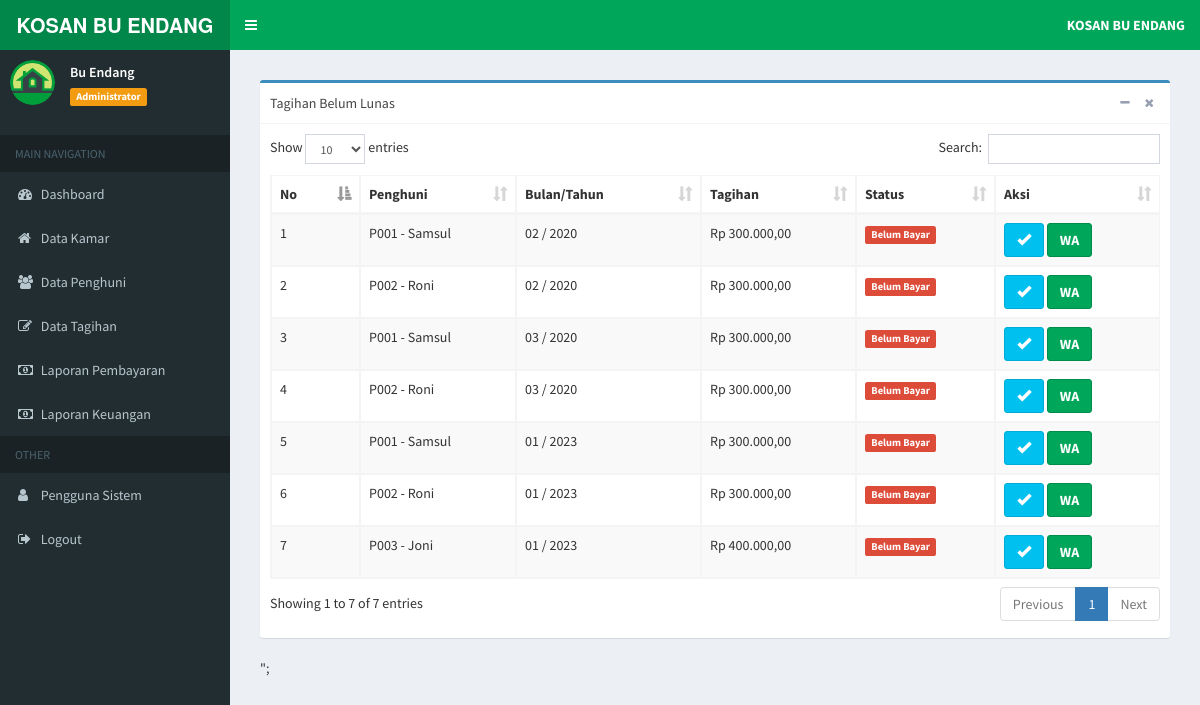
Screenshot of /index.php?page=belum-lunas-tagihan (signed in) with the database file from the repository.
### tables this page shows
CREATE TABLE `tb_tagihan` (
  `id_tagihan` int(11) NOT NULL,
  `bulan` varchar(3) NOT NULL,
  `tahun` year(4) NOT NULL,
  `id_penghuni` varchar(6) NOT NULL,
  `tagihan` int(11) NOT NULL,
  `status` enum('BL','LS') NOT NULL,
  `tgl_bayar` date NOT NULL
);

CREATE TABLE `tb_penghuni` (
  `id_penghuni` varchar(6) NOT NULL,
  `nama` varchar(20) NOT NULL,
  `alamat` text NOT NULL,
  `no_hp` varchar(15) NOT NULL,
  `tgl_reg` date NOT NULL,
  `password` varchar(15) NOT NULL,
  `level` varchar(5) NOT NULL DEFAULT 'PHN',
  `id_kamar` varchar(6) NOT NULL
);

### inc/rupiah.php (called while the page is built)
<?php
function rupiah($angka){
	$hasil_rupiah = "Rp " . number_format($angka,2,',','.');
	return $hasil_rupiah;
}

### admin/tagihan/belum_lunas_tagihan.php (the view, shortened to what this page needs)
<section class="content">
	<div class="box box-primary">
		<div class="box-header with-border">
			Tagihan Belum Lunas
			<div class="box-tools pull-right">
				<button type="button" class="btn btn-box-tool" data-widget="collapse">
					<i class="fa fa-minus"></i>
				</button>
				<button type="button" class="btn btn-box-tool" data-widget="remove">
					<i class="fa fa-remove"></i>
				</button>
			</div>
		</div>
		<div class="box-body">
			<div class="table-responsive">
				<table id="example1" class="table table-bordered table-striped">
					<thead>
						<tr>
							<th>No</th>
							<th>Penghuni</th>
							<th>Bulan/Tahun</th>
							<th>Tagihan</th>
							<th>Status</th>
							<th>Aksi</th>
						</tr>
					</thead>
					<tbody>
						<?php
                  $no = 1;
                  $sql = $koneksi->query("SELECT p.id_penghuni, p.nama, p.no_hp, t.id_tagihan, t.tagihan, t.status, t.tgl_bayar, t.bulan, t.tahun
				  from tb_penghuni p inner join tb_tagihan t on p.id_penghuni=t.id_penghuni where status='BL'
				  order by tgl_bayar desc");
                  while ($data= $sql->fetch_assoc()) {
                ?>
						<tr>
							<td>
								<?php echo $no++; ?>
							</td>
							<td>
								<?php echo $data['id_penghuni']; ?>
								-
								<?php echo $data['nama']; ?>
							</td>
							<td>
								<?php echo $data['bulan']; ?>
								/
								<?php echo $data['tahun']; ?>
							</td>
							<td>
								<?php echo rupiah($data['tagihan']); ?>
							</td>
							<td>
								<?php $stt = $data['status']  ?>
								<?php if($stt == 'BL'){ ?>
								<span class="label label-danger">Belum Bayar</span>
							<?php } ?>
							<td>
								<a href="?page=bayar-tagihan&kode=<?php echo $data['id_tagihan']; ?>&phone=<?php echo $data['no_hp']; ?>&nama=<?php echo $data['nama']; ?>
								&bulan=<?php echo $data['bulan']; ?>&tahun=<?php echo $data['tahun']; ?>&tagihan=<?php echo $data['tagihan']; ?>"
								title="Bayar Tagihan"
								 class="btn btn-info">
									<i class="glyphicon glyphicon-ok"></i>
								</a>
								<a href="?page=pengingat-bayar&phone=<?php echo $data['no_hp']; ?>&nama=<?php echo $data['nama']; ?>
								&bulan=<?php echo $data['bulan']; ?>&tahun=<?php echo $data['tahun']; ?>&tagihan=<?php echo $data['tagihan']; ?>"
								 target=" _blank" title="Pesan WhatsApp" class="btn btn-success" id="wa-button">
									<b>WA</b>
								</a>
							</td>
						</tr>
						<?php
						}
						?>
					</tbody>
				</table>
			</div>
		</div>
	</div>
	";
</section>

### rows the page displays
tb_tagihan: id_penghuni.id_penghuni "P001", id_penghuni.nama "Samsul", bulan "02", tahun "2020", tagihan "Rp 300.000,00", status "Belum Bayar"
tb_tagihan: id_penghuni.id_penghuni "P002", id_penghuni.nama "Roni", bulan "02", tahun "2020", tagihan "Rp 300.000,00", status "Belum Bayar"
tb_tagihan: id_penghuni.id_penghuni "P001", id_penghuni.nama "Samsul", bulan "03", tahun "2020", tagihan "Rp 300.000,00", status "Belum Bayar"
tb_tagihan: id_penghuni.id_penghuni "P002", id_penghuni.nama "Roni", bulan "03", tahun "2020", tagihan "Rp 300.000,00", status "Belum Bayar"
tb_tagihan: id_penghuni.id_penghuni "P001", id_penghuni.nama "Samsul", bulan "01", tahun "2023", tagihan "Rp 300.000,00", status "Belum Bayar"
tb_tagihan: id_penghuni.id_penghuni "P002", id_penghuni.nama "Roni", bulan "01", tahun "2023", tagihan "Rp 300.000,00", status "Belum Bayar"
tb_tagihan: id_penghuni.id_penghuni "P003", id_penghuni.nama "Joni", bulan "01", tahun "2023", tagihan "Rp 400.000,00", status "Belum Bayar"

### other values shown
$data_nama "Bu Endang"
$data_level "Administrator"
